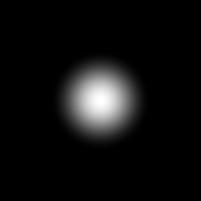
#> input picture frame 60 of test_video/test.avi, 201 x 201 px
$ python 05_optical_flow_ground_truth.py
#> lines starting #> are read from the running program, lines starting #| are printed output that depends on the picture; after the words box and inside, x2 and y2 are one past the last pixel; in counts of white or black regions, pixels touching at a corner belong together
import numpy as np
import cv2
import time
import datetime
from scipy.fftpack import fft

cap = cv2.VideoCapture("test_video/test.avi")  # 打开一个视频

fourcc = cv2.VideoWriter_fourcc(*'XVID')  # 设置保存图片格式
out = cv2.VideoWriter(
    datetime.datetime.now().strftime("%A_%d_%B_%Y_%I_%M_%S%p") + '.avi', fourcc, 10.0, (768, 576))  # 分辨率要和原视频对应

# ShiTomasi 角点检测参数
feature_params = dict(maxCorners=100,
                      qualityLevel=0.3,
                      minDistance=7,
                      blockSize=7)

# lucas kanade光流法参数
lk_params = dict(winSize=(15, 15),
                 maxLevel=2,
                 criteria=(cv2.TERM_CRITERIA_EPS | cv2.TERM_CRITERIA_COUNT, 10, 0.03))

# 创建随机颜色
color = np.random.randint(0, 255, (100, 3))

# 获取第一帧，找到角点
ret, old_frame = cap.read()
#> old_frame is the input picture: shape (201, 201, 3); min 0, max 255, mean 15
# 找到原始灰度图
old_gray = cv2.cvtColor(old_frame, cv2.COLOR_BGR2GRAY)

# 获取图像中的角点，返回到p0中
p0 = cv2.goodFeaturesToTrack(old_gray, mask=None, **feature_params)
#> p0 = 38 rows, first 8: [101, 105], [101, 91], [114, 93], [93, 93], [93, 111], [103, 116], [109, 110], [90, 102]

# 创建一个蒙版用来画轨迹
mask = np.zeros_like(old_frame)

# 初始化用于存储轨迹的字典
# 键是追踪点的索引，值是该追踪点的位置历史记录
tracks = {}

while(1):
    ret, frame = cap.read()  # 读取图像帧
    if not ret:
        break
    frame_gray = cv2.cvtColor(frame, cv2.COLOR_BGR2GRAY)  # 灰度化

    # 计算光流
    p1, st, err = cv2.calcOpticalFlowPyrLK(old_gray, frame_gray, p0, None, **lk_params)
#> p1 = 38 rows, first 8: [100.6, 104.5], [100.7, 90.58], [113.7, 92.75], [92.63, 92.58], [92.81, 110.7], [102.4, 115.6], [108.7, 109.5], [89.67, 101.4]; st = 38 values from 1 to 1; err = 38 values, max 0.874 at index 9, min 0.501 at index 37, mean 0.695
    # 选取好的跟踪点
    good_new = p1[st == 1]
#> good_new = 38 pairs, first value 67.7 to 129.7, second value 67.6 to 131.5
    good_old = p0[st == 1]
#> good_old = 38 pairs, first value 68 to 130, second value 68 to 132

    # 画出轨迹
    for i, (new, old) in enumerate(zip(good_new, good_old)):
        a, b = new.ravel()  # 多维数据转一维,将坐标转换后赋值给a,b
        c, d = old.ravel()
        mask = cv2.line(mask, (int(a), int(b)), (int(c), int(d)), color[i].tolist(), 2) # 画直线
        frame = cv2.circle(frame, (int(a), int(b)), 5, color[i].tolist(), -1)  # 画点
#> this loop made 38 passes
#> (a, b, c, d) on passes 1 to 12: (100.6, 104.5, 101, 105), (100.7, 90.58, 101, 91), (113.7, 92.75, 114, 93), (92.63, 92.58, 93, 93), (92.81, 110.7, 93, 111), (102.4, 115.6, 103, 116), (108.7, 109.5, 109, 110), (89.67, 101.4, 90, 102), (92.72, 84.57, 93, 85), (108.7, 84.65, 109, 85), (84.78, 108.7, 85, 109), (82.58, 83.65, 83, 84)
#> pass 1, `mask = cv2.line(mask, (int(a), int(b)), (int(c), int(d)), color[i].tol..`:
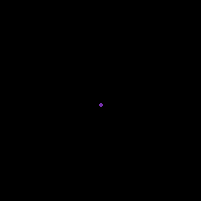
#> mask: shape (201, 201, 3); mean of channels 0, 1, 2 0.1, 0, 0; drawn as B, G, R
#> pass 1, `frame = cv2.circle(frame, (int(a), int(b)), 5, color[i].tolist(), -1)`:
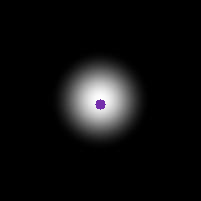
#> frame: shape (201, 201, 3); mean B, G, R 14.9, 14.6, 14.8
#> pass 2, `frame = cv2.circle(frame, (int(a), int(b)), 5, color[i].tolist(), -1)`:
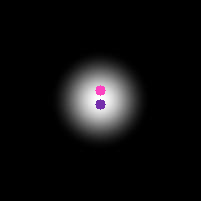
#> frame: shape (201, 201, 3); 0.2% of pixels changed, all inside (x1, y1, x2, y2) = (95, 85, 106, 96)
#> after the loop:
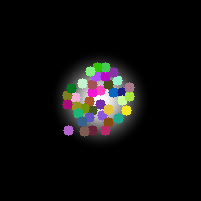
#> frame: shape (201, 201, 3); 6.65% of pixels changed, all inside (x1, y1, x2, y2) = (62, 62, 135, 137)
#> after the loop:
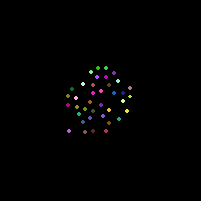
#> mask: shape (201, 201, 3); mean of channels 0, 1, 2 1.3, 1.3, 1.5; drawn as B, G, R
    img = cv2.add(frame, mask)  # 将画出的线条进行图像叠加

    cv2.imshow('frame', img)  # 显示图像

    out.write(img)  # 保存每一帧画面

    k = cv2.waitKey(30) & 0xff  # 按Esc退出检测
#> (key Esc is pressed here)
    if k == 27:
        break

    # 更新上一帧的图像和追踪点
    old_gray = frame_gray.copy()
    p0 = good_new.reshape(-1, 1, 2)

    # 对每个轨迹进行历史记录
    for i, (new, old) in enumerate(zip(good_new, good_old)):
        a, b = new.ravel()
        if i not in tracks:
            tracks[i] = []  # 如果是新的跟踪点，初始化其轨迹
        tracks[i].append((a, b))  # 将当前位置添加到轨迹中

# 释放文件
out.release()
cap.release()
cv2.destroyAllWindows()  # 关闭所有窗口
import numpy as np
import cv2
import datetime
import matplotlib.pyplot as plt


def calculate_displacement(tracks, frame_rate):
    displacements = {}
    for track_id, points in tracks.items():
        track_displacement = []
        initial_point = points[0]
        for point in points:
            dx = point[0] - initial_point[0]
            dy = point[1] - initial_point[1]
            displacement = np.sqrt(dx**2 + dy**2)
            track_displacement.append(displacement)
        displacements[track_id] = track_displacement
    return displacements
import numpy as np
import matplotlib.pyplot as plt
from scipy.fftpack import fft

# 定义参数
fs = 120  # 视频帧率
N = 600  # 总帧数

# 使用给定的帧数和帧率定义时间t
t = np.arange(N) / fs  # 更准确的时间定义

# 模拟轨迹数据
displacements_x = 2.2 * np.sin(2 * np.pi * t * 3)  # 垂直运动频率3Hz，振幅2.2像素
displacements_y = 1.7 * np.sin(2 * np.pi * t * 5)  # 水平运动频率5Hz，振幅1.7像素

# 计算合成位移
displacement_magnitude = np.sqrt(displacements_x**2 + displacements_y**2)

# 时域分析
plt.figure(figsize=(12, 6))
plt.title('Time Domain - Composite Displacement')
plt.plot(t, displacement_magnitude, label='Composite Displacement')
plt.legend()
plt.xlabel('Time (s)')
plt.ylabel('Composite Displacement (pixels)')
plt.show()
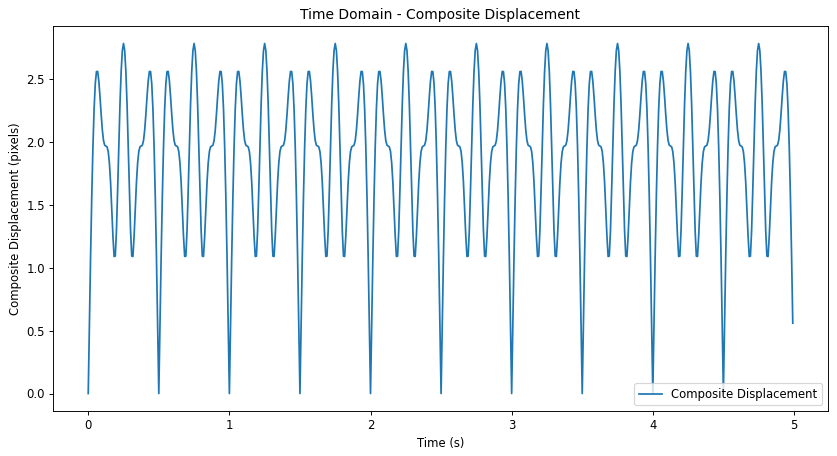
#> figure drawn by matplotlib, 1 panel; curve peaks at x = 0.25, y = 2.78

def analyze_displacement_time(displacements, track_id, frame_rate):
    time_seconds = np.arange(len(displacements)) / frame_rate
    plt.figure(figsize=(10, 4))
    plt.plot(time_seconds, displacements, label=f"Track {track_id} Displacement")
    plt.xlabel('Time (seconds)')
    plt.ylabel('Displacement (pixels)')
    plt.title('Displacement over Time')
    plt.xlim(0, 5)
    plt.legend()
    plt.tight_layout()
    plt.show()

# 在while循环完成之后（所有视频帧处理完成之后）:
displacements = calculate_displacement(tracks, frame_rate=120)
track_id = 0  # 这里仅示范一个轨迹，可以根据需要展示其他轨迹
if track_id in displacements:
    analyze_displacement_time(displacements[track_id], track_id, frame_rate=120)
else:
    print(f"未找到轨迹ID {track_id}。")
# 对合成位移进行傅里叶变换
freqs = np.fft.fftfreq(N, 1/fs)  # 计算频率
fft_displacement = np.fft.fft(displacement_magnitude)  # 对位移进行傅里叶变换

# 归一化处理
fft_displacement /= np.max(np.abs(fft_displacement)) //2 # 归一化处理

# 绘制频域图像
plt.figure(figsize=(12, 6))
plt.title('Frequency Domain - Composite Displacement')
plt.plot(freqs[:N//2], np.abs(fft_displacement)[:N//2], label='Composite Displacement')
plt.legend()
plt.xlabel('Frequency (Hz)')
plt.ylabel('Magnitude')
plt.show()
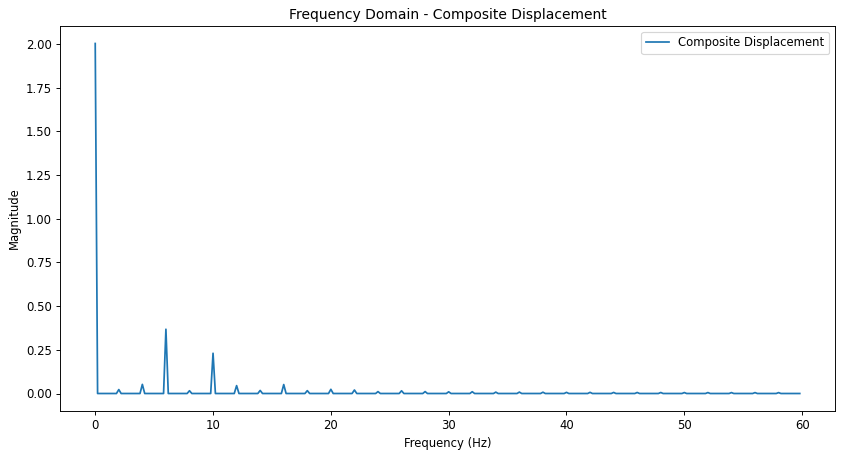
#> figure drawn by matplotlib, 1 panel; curve peaks at x = 0, y = 2
def analyze_frequency_domain(fft_values, samplerate, track_id):
    T = 1.0 / samplerate
    N = len(fft_values)
    xf = np.linspace(0.0, 1.0/(2.0*T), N//2)
    plt.figure(figsize=(10, 4))
    plt.plot(xf, 2.0/N * np.abs(fft_values[:N//2]), label=f"Track {track_id}")
    plt.xlabel('Frequency (Hz)')
    plt.ylabel('Amplitude')
    plt.title('Frequency domain')
    plt.legend()
    plt.show()

for track_id, track in tracks.items():
    positions = np.array(track)
    xs = positions[:, 0]
    ys = positions[:, 1]

    velocities = np.sqrt(np.diff(xs)**2 + np.diff(ys)**2)
    analyze_displacement_time(displacements[track_id], track_id, frame_rate=120)

    fft_xs = fft(xs - np.mean(xs))
    fft_ys = fft(ys - np.mean(ys))
    # 假设视频的采样率是120帧/秒，请根据你的视频进行调整
    analyze_frequency_domain(fft_xs, 120, f"X {track_id}")
    analyze_frequency_domain(fft_ys, 120, f"Y {track_id}")

$ run again, starting later in the video
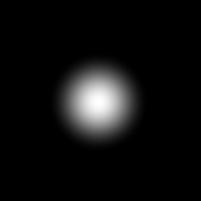
#> input picture frame 270 of test_video/test.avi, 201 x 201 px
#> old_frame is the input picture: shape (201, 201, 3); min 0, max 255, mean 15
#> p0 = 43 rows, first 8: [101, 98], [92, 102], [111, 109], [97, 109], [103, 114], [97, 84], [90, 93], [113, 102]
#> p1 = 43 rows, first 8: [100.9, 97.8], [92.03, 101.9], [111, 109], [96.95, 109], [103, 114], [96.92, 83.93], [90.04, 92.89], [113, 101.9]; st = 43 values from 1 to 1; err = 43 values, max 0.784 at index 17, min 0 at index 22, mean 0.441
#> good_new = 43 pairs, first value 68 to 132, second value 66.97 to 131.9
#> good_old = 43 pairs, first value 68 to 132, second value 67 to 132
#> the loop `for i, (new, old) in enumerate(zip(good_new, good_old)):` made 43 passes
#> (a, b, c, d) on passes 1 to 8: (100.9, 97.8, 101, 98), (92.03, 101.9, 92, 102), (111, 109, 111, 109), (96.95, 109, 97, 109), (103, 114, 103, 114), (96.92, 83.93, 97, 84), (90.04, 92.89, 90, 93), (113, 101.9, 113, 102)
#> after the loop `for i, (new, old) in enumerate(zip(good_new, good_old)):`:
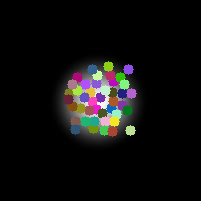
#> frame: shape (201, 201, 3); mean B, G, R 14, 14.6, 15.4
#> after the loop `for i, (new, old) in enumerate(zip(good_new, good_old)):`:
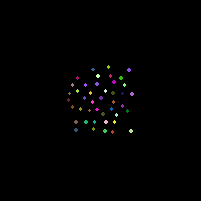
#> mask: shape (201, 201, 3); mean of channels 0, 1, 2 1.2, 1.2, 1.3; drawn as B, G, R
